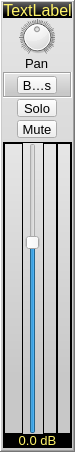
<?xml version="1.0" encoding="UTF-8"?>
<ui version="4.0">
 <class>CStereoChannelWidget</class>
 <widget class="QFrame" name="CStereoChannelWidget">
  <property name="geometry">
   <rect>
    <x>0</x>
    <y>0</y>
    <width>72</width>
    <height>452</height>
   </rect>
  </property>
  <property name="windowTitle">
   <string>Form</string>
  </property>
  <property name="styleSheet">
   <string notr="true">QFrame{background-color: qlineargradient(spread:pad, x1:0, y1:0, x2:0, y2:1, stop:0 rgba(230, 230, 230, 255), stop:0.8 rgba(200, 200, 200, 255));}
</string>
  </property>
  <property name="frameShape">
   <enum>QFrame::WinPanel</enum>
  </property>
  <property name="frameShadow">
   <enum>QFrame::Raised</enum>
  </property>
  <layout class="QVBoxLayout" name="verticalLayout">
   <property name="spacing">
    <number>1</number>
   </property>
   <property name="leftMargin">
    <number>1</number>
   </property>
   <property name="topMargin">
    <number>0</number>
   </property>
   <property name="rightMargin">
    <number>1</number>
   </property>
   <property name="bottomMargin">
    <number>0</number>
   </property>
   <item>
    <widget class="EffectLabel" name="Name">
     <property name="minimumSize">
      <size>
       <width>0</width>
       <height>16</height>
      </size>
     </property>
     <property name="maximumSize">
      <size>
       <width>16777215</width>
       <height>16</height>
      </size>
     </property>
     <property name="font">
      <font>
       <pointsize>12</pointsize>
      </font>
     </property>
     <property name="styleSheet">
      <string notr="true">color: rgb(255, 244, 105);
background-color: qlineargradient(spread:pad, x1:0, y1:0, x2:0, y2:1, stop:0 rgba(100, 100, 100, 255), stop:0.8 rgba(0, 0, 0, 255));</string>
     </property>
     <property name="text">
      <string>TextLabel</string>
     </property>
     <property name="alignment">
      <set>Qt::AlignCenter</set>
     </property>
    </widget>
   </item>
   <item alignment="Qt::AlignHCenter">
    <widget class="QDial" name="Pan">
     <property name="sizePolicy">
      <sizepolicy hsizetype="Fixed" vsizetype="Fixed">
       <horstretch>0</horstretch>
       <verstretch>0</verstretch>
      </sizepolicy>
     </property>
     <property name="maximumSize">
      <size>
       <width>36</width>
       <height>36</height>
      </size>
     </property>
     <property name="maximum">
      <number>200</number>
     </property>
     <property name="value">
      <number>100</number>
     </property>
     <property name="notchesVisible">
      <bool>true</bool>
     </property>
    </widget>
   </item>
   <item alignment="Qt::AlignHCenter">
    <widget class="EffectLabel" name="label_3">
     <property name="font">
      <font>
       <pointsize>10</pointsize>
      </font>
     </property>
     <property name="styleSheet">
      <string notr="true">background:transparent;</string>
     </property>
     <property name="text">
      <string>Pan</string>
     </property>
    </widget>
   </item>
   <item>
    <widget class="QFrame" name="EffectLayout_2">
     <property name="styleSheet">
      <string notr="true">QFrame{background-color: qlineargradient(spread:pad, x1:0, y1:0, x2:0, y2:1, stop:0 rgba(230, 230, 230, 255), stop:0.8 rgba(200, 200, 200, 255));}
</string>
     </property>
     <property name="frameShape">
      <enum>QFrame::Box</enum>
     </property>
     <property name="frameShadow">
      <enum>QFrame::Sunken</enum>
     </property>
     <layout class="QVBoxLayout" name="EffectLayout">
      <property name="spacing">
       <number>1</number>
      </property>
      <property name="topMargin">
       <number>2</number>
      </property>
      <property name="bottomMargin">
       <number>1</number>
      </property>
      <item alignment="Qt::AlignHCenter">
       <widget class="QToolButton" name="Bypass">
        <property name="minimumSize">
         <size>
          <width>40</width>
          <height>0</height>
         </size>
        </property>
        <property name="maximumSize">
         <size>
          <width>40</width>
          <height>18</height>
         </size>
        </property>
        <property name="sizeIncrement">
         <size>
          <width>58</width>
          <height>0</height>
         </size>
        </property>
        <property name="font">
         <font>
          <pointsize>10</pointsize>
         </font>
        </property>
        <property name="styleSheet">
         <string notr="true">QToolButton:checked{color:yellow;}</string>
        </property>
        <property name="text">
         <string>Bypass</string>
        </property>
        <property name="checkable">
         <bool>true</bool>
        </property>
       </widget>
      </item>
      <item>
       <spacer name="verticalSpacer_2">
        <property name="orientation">
         <enum>Qt::Vertical</enum>
        </property>
        <property name="sizeType">
         <enum>QSizePolicy::Fixed</enum>
        </property>
        <property name="sizeHint" stdset="0">
         <size>
          <width>20</width>
          <height>1</height>
         </size>
        </property>
       </spacer>
      </item>
     </layout>
    </widget>
   </item>
   <item>
    <layout class="QVBoxLayout" name="verticalLayout_3">
     <property name="spacing">
      <number>3</number>
     </property>
     <property name="topMargin">
      <number>0</number>
     </property>
     <property name="bottomMargin">
      <number>3</number>
     </property>
     <item alignment="Qt::AlignHCenter">
      <widget class="QToolButton" name="Solo">
       <property name="minimumSize">
        <size>
         <width>40</width>
         <height>0</height>
        </size>
       </property>
       <property name="maximumSize">
        <size>
         <width>40</width>
         <height>18</height>
        </size>
       </property>
       <property name="sizeIncrement">
        <size>
         <width>0</width>
         <height>0</height>
        </size>
       </property>
       <property name="font">
        <font>
         <pointsize>10</pointsize>
        </font>
       </property>
       <property name="styleSheet">
        <string notr="true">QToolButton:checked{color:yellow;}</string>
       </property>
       <property name="text">
        <string>Solo</string>
       </property>
       <property name="checkable">
        <bool>true</bool>
       </property>
      </widget>
     </item>
     <item alignment="Qt::AlignHCenter">
      <widget class="QToolButton" name="Mute">
       <property name="minimumSize">
        <size>
         <width>40</width>
         <height>0</height>
        </size>
       </property>
       <property name="maximumSize">
        <size>
         <width>40</width>
         <height>18</height>
        </size>
       </property>
       <property name="sizeIncrement">
        <size>
         <width>0</width>
         <height>0</height>
        </size>
       </property>
       <property name="font">
        <font>
         <pointsize>10</pointsize>
        </font>
       </property>
       <property name="styleSheet">
        <string notr="true">QToolButton:checked{color:yellow;}</string>
       </property>
       <property name="text">
        <string>Mute</string>
       </property>
       <property name="checkable">
        <bool>true</bool>
       </property>
      </widget>
     </item>
    </layout>
   </item>
   <item>
    <widget class="QFrame" name="verticalFrame">
     <property name="frameShape">
      <enum>QFrame::StyledPanel</enum>
     </property>
     <property name="frameShadow">
      <enum>QFrame::Sunken</enum>
     </property>
     <layout class="QVBoxLayout" name="verticalLayout_2">
      <property name="spacing">
       <number>0</number>
      </property>
      <property name="margin">
       <number>0</number>
      </property>
      <item>
       <layout class="QHBoxLayout" name="horizontalLayout">
        <property name="spacing">
         <number>0</number>
        </property>
        <property name="topMargin">
         <number>0</number>
        </property>
        <property name="bottomMargin">
         <number>0</number>
        </property>
        <item>
         <widget class="CdBScale" name="frame">
          <property name="minimumSize">
           <size>
            <width>19</width>
            <height>0</height>
           </size>
          </property>
          <property name="font">
           <font>
            <pointsize>13</pointsize>
           </font>
          </property>
          <property name="frameShape">
           <enum>QFrame::StyledPanel</enum>
          </property>
          <property name="frameShadow">
           <enum>QFrame::Raised</enum>
          </property>
         </widget>
        </item>
        <item>
         <widget class="QSlider" name="verticalSlider">
          <property name="minimumSize">
           <size>
            <width>20</width>
            <height>0</height>
           </size>
          </property>
          <property name="maximum">
           <number>150</number>
          </property>
          <property name="sliderPosition">
           <number>100</number>
          </property>
          <property name="orientation">
           <enum>Qt::Vertical</enum>
          </property>
         </widget>
        </item>
        <item>
         <widget class="CPeakControl" name="PeakLeft">
          <property name="minimumSize">
           <size>
            <width>14</width>
            <height>0</height>
           </size>
          </property>
          <property name="frameShape">
           <enum>QFrame::StyledPanel</enum>
          </property>
          <property name="frameShadow">
           <enum>QFrame::Raised</enum>
          </property>
         </widget>
        </item>
        <item>
         <widget class="CPeakControl" name="PeakRight">
          <property name="minimumSize">
           <size>
            <width>14</width>
            <height>0</height>
           </size>
          </property>
          <property name="frameShape">
           <enum>QFrame::StyledPanel</enum>
          </property>
          <property name="frameShadow">
           <enum>QFrame::Raised</enum>
          </property>
         </widget>
        </item>
       </layout>
      </item>
      <item>
       <widget class="EffectLabel" name="VolLabel">
        <property name="minimumSize">
         <size>
          <width>0</width>
          <height>13</height>
         </size>
        </property>
        <property name="maximumSize">
         <size>
          <width>16777215</width>
          <height>13</height>
         </size>
        </property>
        <property name="font">
         <font>
          <pointsize>10</pointsize>
         </font>
        </property>
        <property name="styleSheet">
         <string notr="true">color: rgb(255, 244, 105);background:black;</string>
        </property>
        <property name="text">
         <string>0.0 dB</string>
        </property>
        <property name="alignment">
         <set>Qt::AlignCenter</set>
        </property>
       </widget>
      </item>
     </layout>
    </widget>
   </item>
   <item>
    <spacer name="verticalSpacer">
     <property name="orientation">
      <enum>Qt::Vertical</enum>
     </property>
     <property name="sizeType">
      <enum>QSizePolicy::Fixed</enum>
     </property>
     <property name="sizeHint" stdset="0">
      <size>
       <width>20</width>
       <height>2</height>
      </size>
     </property>
    </spacer>
   </item>
  </layout>
 </widget>
 <customwidgets>
  <customwidget>
   <class>CPeakControl</class>
   <extends>QFrame</extends>
   <header>cpeakcontrol.h</header>
   <container>1</container>
  </customwidget>
  <customwidget>
   <class>CdBScale</class>
   <extends>QFrame</extends>
   <header>cdbscale.h</header>
   <container>1</container>
  </customwidget>
  <customwidget>
   <class>EffectLabel</class>
   <extends>QLabel</extends>
   <header>effectlabel.h</header>
  </customwidget>
 </customwidgets>
 <resources/>
 <connections/>
</ui>
